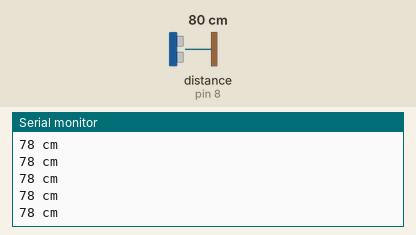
A sketch run on a simulated Arduino Uno, built with avr-gcc and run on an emulated ATmega328P. On the bench: the last lines printed to the serial monitor. Wiring (inferred from the names in the program): ultrasonic range finder: trigger pin 8; echo pin 8. The test bench sets the inputs (shaded band); at power-on: distance to the obstacle (sensor on pin 8) 80 cm. The echo pulse lasts 58.3 µs per cm.

Above: at 1.2 s.
1.3 s: distance to the obstacle (sensor on pin 8) set to 4 cm
At 1.34 s:
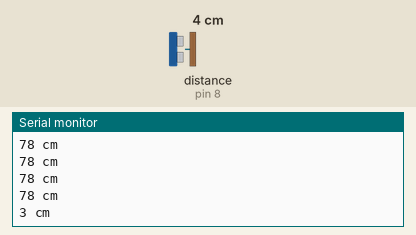
4.3 s: distance to the obstacle (sensor on pin 8) set to 9 cm
At 4.31 s:
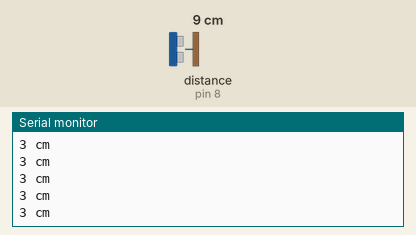
Timing chart, 0 to 7.3 s (numbered marks = the images above; inputs shaded):
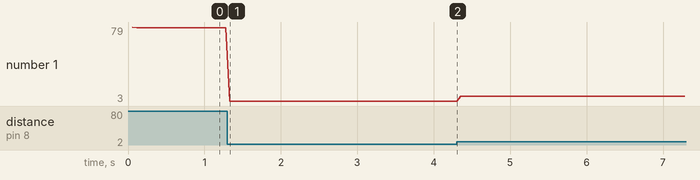

Measured:
- after the input at 1.3 s, the serial monitor: prints a new line at once (image 1)
- plotted number 1: 78 → 3 after the input at 1.3 s, 3 → 8 after the input at 4.3 s

The sketch:

NEW_PING_ONE_PIN.ino
```cpp
const int trigEchoPin = 8;
long duration;
int distance;

void setup() {
  Serial.begin(9600);
}

void loop() {
  delay(50);

  pinMode(trigEchoPin, OUTPUT);
  digitalWrite(trigEchoPin, LOW);
  delayMicroseconds(5);
  digitalWrite(trigEchoPin, HIGH);
  delayMicroseconds(15);
  digitalWrite(trigEchoPin, LOW);

  pinMode(trigEchoPin, INPUT);
  duration = pulseIn(trigEchoPin, HIGH);
  distance = duration*0.034/2;

  if (distance <= 400 && distance >= 2) {
    Serial.print(distance);
    Serial.println(" cm");
  }

}
```
